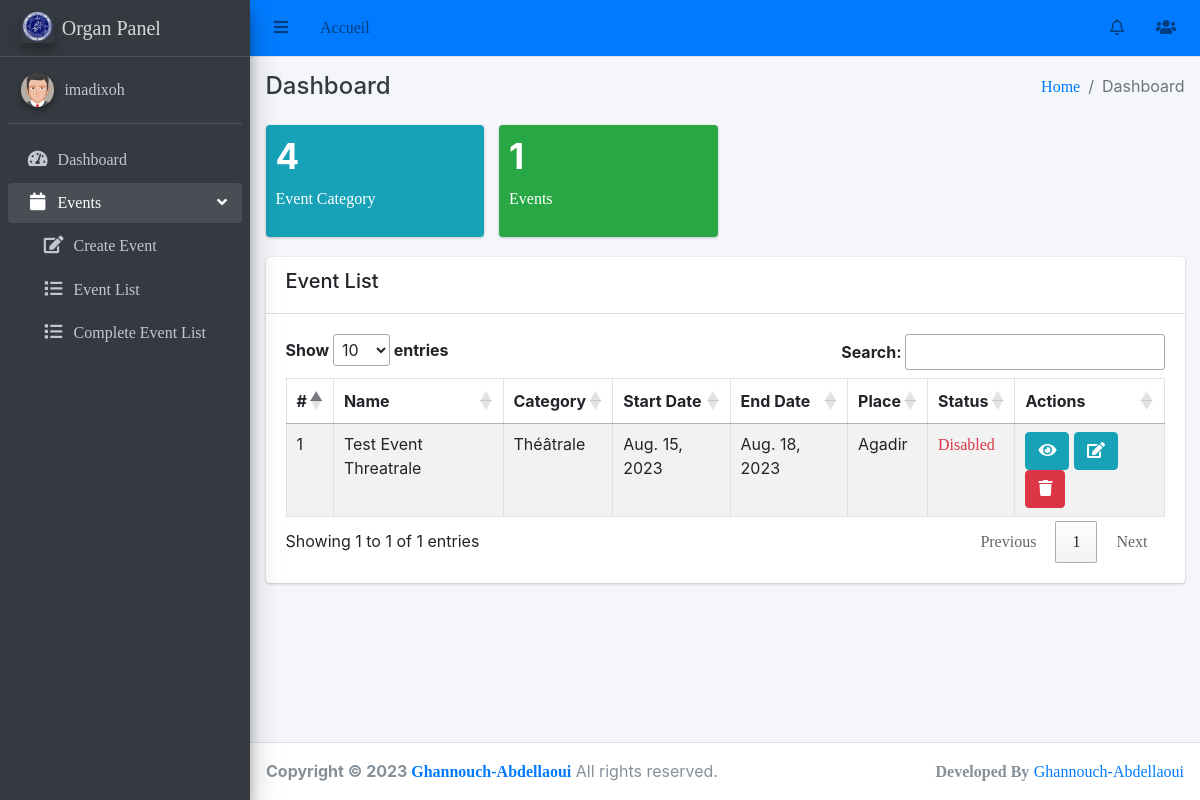
/organ_events/ (signed in), run on an earlier commit of the app's database.
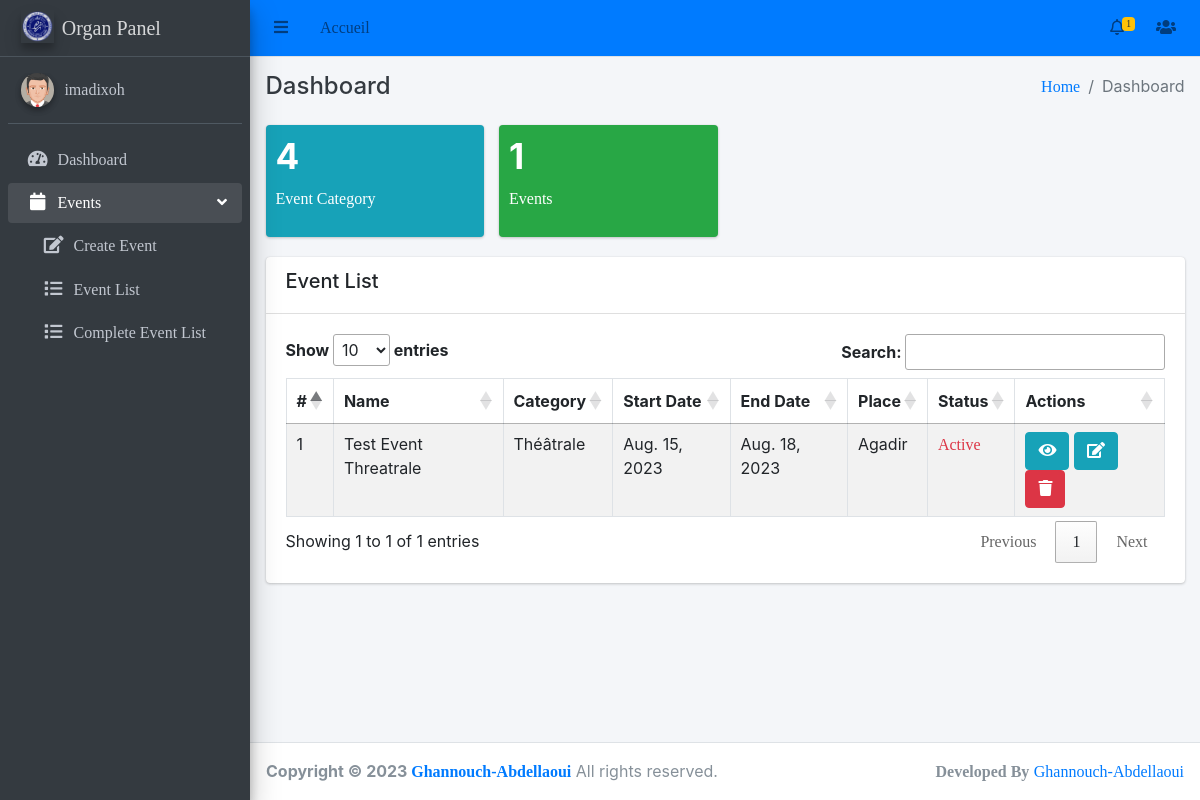
And on a later commit of the database.
### events/models.py (models this page shows, shortened)
class Event(models.Model):
    category = models.ForeignKey(EventCategory, on_delete=models.CASCADE)
    name = models.CharField(max_length=255, unique=True)
    description = RichTextUploadingField()
    job_category = models.ForeignKey(JobCategory, on_delete=models.CASCADE)
    select_scheduled_status = (
        ('yet to scheduled', 'Yet to Scheduled'),
        ('scheduled', 'Scheduled')
    )
    scheduled_status = models.CharField(max_length=25, choices=select_scheduled_status)
    venue = models.CharField(max_length=255)
    start_date = models.DateField()
    end_date = models.DateField()
    location = LocationField()
    maximum_attende = models.PositiveIntegerField()
    created_user = models.ForeignKey('auth.User', on_delete=models.CASCADE, null=True, blank=True, related_name='event_created_user')
    updated_user = models.ForeignKey('auth.User', on_delete=models.CASCADE, blank=True, null=True, related_name='event_updated_user')
    created_date = models.DateField(auto_now_add=True)
    updated_date = models.DateField(auto_now_add=True)
    last_updated = models.DateTimeField(auto_now=True)
    status_choice = (
        ('disabled', 'Disabled'),
        ('active', 'Active'),
        ('deleted', 'Deleted'),
        ('time out', 'Time Out'),
        ('completed', 'Completed'),
        ('cancel', 'Cancel'),
    )
    status = models.CharField(choices=status_choice, max_length=10)
    price = models.DecimalField(max_digits=8, decimal_places=2,null=True)
    ticket = models.OneToOneField(Ticket, on_delete=models.CASCADE, null=True,  blank=True)
    def __str__(self):
        return self.name

class EventCategory(models.Model):
    name = models.CharField(max_length=255, unique=True)
    code = models.CharField(max_length=6, unique=True)
    created_user = models.ForeignKey('auth.User', on_delete=models.CASCADE, related_name='created_user')
    updated_user = models.ForeignKey('auth.User', on_delete=models.CASCADE, related_name='updated_user')
    created_date = models.DateField(auto_now_add=True)
    updated_date = models.DateField(auto_now_add=True)
    status_choice = (
        ('active', 'Active'),
        ('deleted', 'Deleted'),
        ('blocked', 'Blocked'),
    )
    status = models.CharField(choices=status_choice, max_length=10)
    def __str__(self):
        return self.name

### gestion_even/views.py (the view)
# urls.py: path('organ_events/', dashboard_organ, name='dashboard_organ'),
@login_required(login_url='login_admin')
def dashboard_organ(request):
    event_ctg = EventCategory.objects.count()
    event = Event.objects.filter(created_user_id=request.user.id).count()
    complete_event = Event.objects.filter(created_user_id=request.user.id, status='completed').count()
    events = Event.objects.filter(created_user_id=request.user.id)    #!added
    count_noti = Event.objects.filter(created_user_id=request.user.id, status='active').count()
    noti_events = Event.objects.filter(created_user_id=request.user.id, status='active')
    event_names = [event for event in noti_events]
    context = {
        'event_ctg': event_ctg,
        'event': event,
        'complete_event': complete_event,
        'events': events,
        'count_noti':count_noti,
        'event_names':event_names,
        'noti_events':noti_events
    }
    return render(request, 'dashboard_organ.html', context)

### main/templates/dashboard_organ.html (shortened to what this page needs)
{% extends 'base/base_organ.html' %}
{% block breadcrumb %}Dashboard{% endblock breadcrumb %}
{% block content %}
<div class="row">
    <div class="col-lg-3 col-6">
      <div class="small-box bg-info">
        <div class="inner">
          {% if event_ctg %}
            <h3>{{ event_ctg }}</h3>
          {% else %}
            <h3>0</h3>
          {% endif %}
          <p>Event Category</p>
        </div>
      </div>
    </div>
    <div class="col-lg-3 col-6">
      <div class="small-box bg-success">
        <div class="inner">
          {% if event %}
            <h3>{{ event }}</h3>
          {% else %}
            <h3>0</h3>
          {% endif %}
          <p>Events</p>
        </div>
      </div>
    </div>
  </div>
  <div class="row">
    <div class="col-md-12">
        <div class="card">
            <div class="card-header">
                <div class="row">
                    <div class="col-md-5">
                        <h5>Event List</h5>
                    </div>
                </div>
            </div>
            <div class="card-body">
                  <table id="myTable" class="table table-striped table-bordered datatable dataTable no-footer"  role="grid" aria-describedby="DataTables_Table_0_info" style="border-collapse: collapse !important">
                    <thead>
                        <tr role="row">
                            <th>#</th>
                            <th>Name</th>
                            <th>Category</th>
                            <th>Start Date</th>
                            <th>End Date</th>
                            <th>Place</th>
                            <th>Status</th>
                            <th>Actions</th>
                        </tr>
                    </thead>
                    <tbody>
                        {% for event in events %}
                          <tr>
                              <td>{{ forloop.counter }}</td>
                              <td>{{ event.name|capfirst }}</td>
                              <td>{{ event.category }}</td>
                              <td>{{ event.start_date }}</td>
                              <td>{{ event.end_date }}</td>
                              <td>{{ event.venue|capfirst }}</td>
                              <td>
                                    <a href="#" class="text-danger">{{ event.status|title }}</a>
                              </td>
                              <td>
                                  <a class="btn btn-info" href="{% url 'organ:event-detail' event.pk %}" title="view">
                                      <i class="fa fa-eye"></i>
                                  </a>
                                  <a class="btn btn-info" href="{% url 'organ:event-edit' event.pk %}" title="edit">
                                    <i class="fa fa-edit"></i>
                                </a>
                                  <a class="btn btn-danger" href="{% url 'organ:event-delete' event.pk %}" title="delete">
                                      <i class="fa fa-trash"></i>
                                  </a>
                              </td>
                          </tr>
                        {% endfor %}
                    </tbody>
                </table>
            </div>
        </div>
    </div>
</div>
{% endblock content %}

What changed in the data, as far as the page shows it:
changed Event "Test Event Threatrale": status "Disabled" → "Active"
Also different on the page:
{{ count_noti }}: (not shown) → "1"
